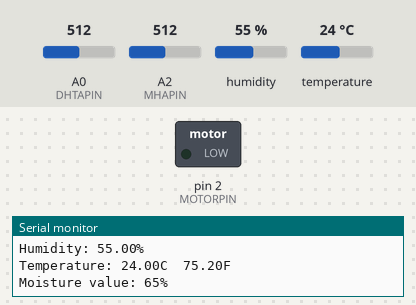
A sketch run on a simulated Arduino Uno, built with avr-gcc and run on an emulated ATmega328P. Shown: switched loads named in the sketch (green lamp = pin HIGH), the last lines printed to the serial monitor. Inputs (shaded band) come from the test bench; at power-on: A2 (MHAPIN) = 512, A0 (DHTAPIN) = 512, humidity 55 %, temperature 24 °C.

Above: at 2.8 s.
2.9 s: A2 (MHAPIN) set to 823
5.6 s: A2 (MHAPIN) set to 847
At 6.4 s:
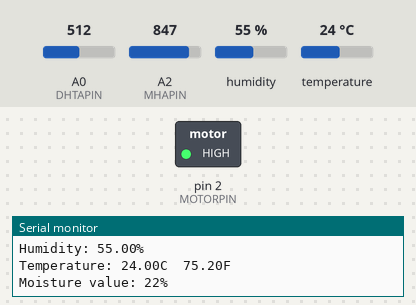
8.3 s: A2 (MHAPIN) set to 716
At 11.3 s:
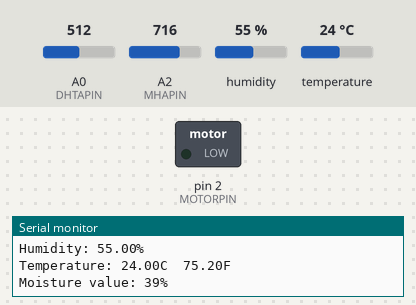
11.6 s: A2 (MHAPIN) set to 992
At 12.7 s:
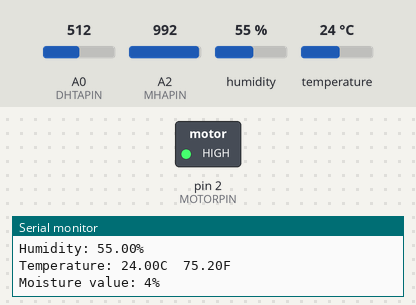
Timing chart, 0 to 14.6 s (numbered marks = the images above; inputs shaded):
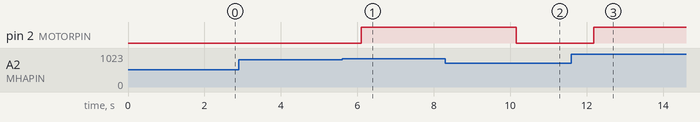

The sketch:

main.ino
```cpp
/*
 * Smart Irrigation System with Arduino
 * A project by
 * - Aditya Raj, 17BCI0095
 * - SNSN Datta, 17BCI0139
 */

#include <DHT.h>

#define DHTAPIN A0
#define DHTTYPE DHT11
#define MHAPIN A2
//#define LDRAPIN A4
#define MOTORPIN 2

DHT dht(DHTAPIN, DHTTYPE);

int dht_value = 0;
int mh_value = 0;
//int ldr_value = 0;
bool flag = false;

void setup() {
  // put your setup code here, to run once:
  Serial.begin(9600);
  dht.begin();
  pinMode(DHTAPIN, INPUT_PULLUP);
  pinMode(MHAPIN, INPUT_PULLUP);
  //pinMode(LDRAPIN, INPUT_PULLUP);
  pinMode(MOTORPIN, OUTPUT);
}

void dht_loop(float h, float tc) {
  if(h < 25.00) {
    digitalWrite(MOTORPIN, HIGH);
    flag = true;
  }
  else {
    digitalWrite(MOTORPIN, LOW);
    flag = false;
  }
  if(h < 50.00 && tc > 45.00) {
    digitalWrite(MOTORPIN, HIGH);
    flag = true;
  }
  else {
    digitalWrite(MOTORPIN, LOW);
    flag = false;
  }
}

void mh_loop(int moisture) {
  if(moisture < 25) {
    digitalWrite(MOTORPIN, HIGH);
    flag = true;
  }
  else {
    digitalWrite(MOTORPIN, LOW);
    flag = false;
  }
}

/*void ldr_loop(int ldr_value) {
  if(ldr_value > 700) {
    digitalWrite(MOTORPIN, HIGH);
    delay(3000);
    digitalWrite(MOTORPIN, LOW);
    flag = false;
  }
  else {
    digitalWrite(MOTORPIN, LOW);
    flag = false;
  }
  delay(5000);
}*/

void loop() {
  // put your main code here, to run repeatedly:
  dht_value = analogRead(DHTAPIN);
  float h = dht.readHumidity();
  float tc = dht.readTemperature();
  float tf = dht.readTemperature(true); //as Fahrenheit
  mh_value = analogRead(MHAPIN);
  int moisture = map(mh_value, 1025, 245, 0, 100);
  //ldr_value = analogRead(LDRAPIN);
  bool result1 = false, result2 = false;
  Serial.print("\nHumidity: ");
  Serial.print(h);
  Serial.println("%");
  Serial.print("Temperature: ");
  Serial.print(tc);
  Serial.print("C\t");
  Serial.print(tf);
  Serial.println("F");
  Serial.print("Moisture value: ");
  Serial.print(moisture);
  Serial.println("%");
  //Serial.print("LDR value: ");
  //Serial.println(ldr_value);
  dht_loop(h, tc);
  mh_loop(moisture);
  /*if(flag == false) {
    ldr_loop(ldr_value);
  }*/
  delay(2000);
}
```

Measured:
- the behaviour switches between 830 and 831 on A2 (MHAPIN) (found by bisection; images 0 and 1)
- after the input at 5.6 s, pin 2 (MOTORPIN): LOW → HIGH after 0.51 s
- after the input at 8.3 s, pin 2 (MOTORPIN): HIGH → LOW after 1.9 s
- after the input at 11.6 s, pin 2 (MOTORPIN): LOW → HIGH after 0.59 s
